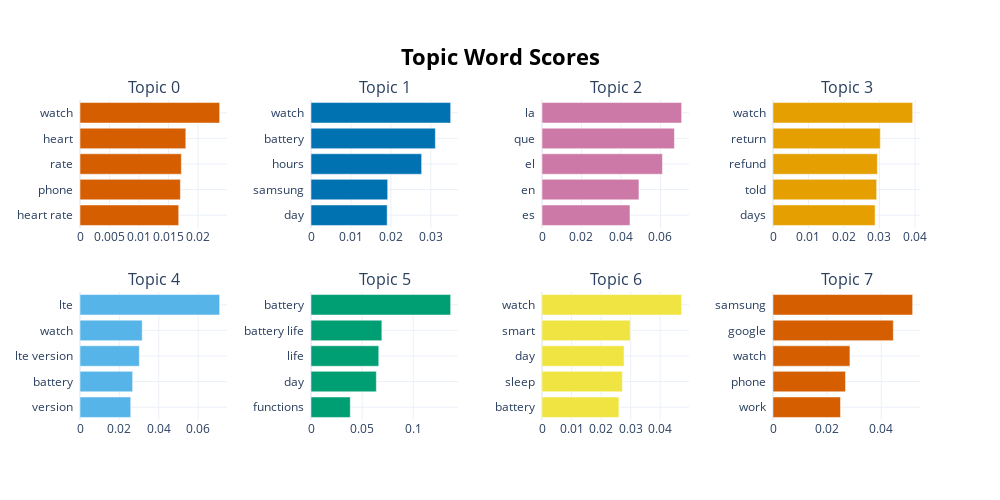

The code cell stored with this chart in its notebook:
### Code cell
model.visualize_barchart()

### Figure 1 — Plotly figure (JSON) as saved in the notebook; plotly's stock layout.template omitted (floating-point values rounded to 4 significant figures)
{"data": [{"marker": {"color": "#D55E00"}, "orientation": "h", "type": "bar", "x": [0.01672, 0.017, 0.01717, 0.01792, 0.02366], "xaxis": "x", "y": ["heart rate  ", "phone  ", "rate  ", "heart  ", "watch  "], "yaxis": "y"}, {"marker": {"color": "#0072B2"}, "orientation": "h", "type": "bar", "x": [0.01907, 0.0192, 0.0277, 0.03114, 0.03496], "xaxis": "x2", "y": ["day  ", "samsung  ", "hours  ", "battery  ", "watch  "], "yaxis": "y2"}, {"marker": {"color": "#CC79A7"}, "orientation": "h", "type": "bar", "x": [0.04456, 0.0491, 0.06102, 0.06707, 0.07073], "xaxis": "x3", "y": ["es  ", "en  ", "el  ", "que  ", "la  "], "yaxis": "y3"}, {"marker": {"color": "#E69F00"}, "orientation": "h", "type": "bar", "x": [0.02876, 0.0292, 0.02941, 0.03023, 0.03934], "xaxis": "x4", "y": ["days  ", "told  ", "refund  ", "return  ", "watch  "], "yaxis": "y4"}, {"marker": {"color": "#56B4E9"}, "orientation": "h", "type": "bar", "x": [0.02575, 0.02672, 0.03012, 0.03158, 0.07089], "xaxis": "x5", "y": ["version  ", "battery  ", "lte version  ", "watch  ", "lte  "], "yaxis": "y5"}, {"marker": {"color": "#009E73"}, "orientation": "h", "type": "bar", "x": [0.03841, 0.06389, 0.06626, 0.06928, 0.1366], "xaxis": "x6", "y": ["functions  ", "day  ", "life  ", "battery life  ", "battery  "], "yaxis": "y6"}, {"marker": {"color": "#F0E442"}, "orientation": "h", "type": "bar", "x": [0.02602, 0.0272, 0.02777, 0.02987, 0.04726], "xaxis": "x7", "y": ["battery  ", "sleep  ", "day  ", "smart  ", "watch  "], "yaxis": "y7"}, {"marker": {"color": "#D55E00"}, "orientation": "h", "type": "bar", "x": [0.02496, 0.02679, 0.02844, 0.04448, 0.05163], "xaxis": "x8", "y": ["work  ", "phone  ", "watch  ", "google  ", "samsung  "], "yaxis": "y8"}], "layout": {"annotations": [{"font": {"size": 16}, "showarrow": false, "text": "Topic 0", "x": 0.0875, "xanchor": "center", "xref": "paper", "y": 1, "yanchor": "bottom", "yref": "paper"}, {"font": {"size": 16}, "showarrow": false, "text": "Topic 1", "x": 0.3625, "xanchor": "center", "xref": "paper", "y": 1, "yanchor": "bottom", "yref": "paper"}, {"font": {"size": 16}, "showarrow": false, "text": "Topic 2", "x": 0.6375, "xanchor": "center", "xref": "paper", "y": 1, "yanchor": "bottom", "yref": "paper"}, {"font": {"size": 16}, "showarrow": false, "text": "Topic 3", "x": 0.9125, "xanchor": "center", "xref": "paper", "y": 1, "yanchor": "bottom", "yref": "paper"}, {"font": {"size": 16}, "showarrow": false, "text": "Topic 4", "x": 0.0875, "xanchor": "center", "xref": "paper", "y": 0.4, "yanchor": "bottom", "yref": "paper"}, {"font": {"size": 16}, "showarrow": false, "text": "Topic 5", "x": 0.3625, "xanchor": "center", "xref": "paper", "y": 0.4, "yanchor": "bottom", "yref": "paper"}, {"font": {"size": 16}, "showarrow": false, "text": "Topic 6", "x": 0.6375, "xanchor": "center", "xref": "paper", "y": 0.4, "yanchor": "bottom", "yref": "paper"}, {"font": {"size": 16}, "showarrow": false, "text": "Topic 7", "x": 0.9125, "xanchor": "center", "xref": "paper", "y": 0.4, "yanchor": "bottom", "yref": "paper"}], "height": 500, "hoverlabel": {"bgcolor": "white", "font": {"family": "Rockwell", "size": 16}}, "showlegend": false, "title": {"font": {"color": "Black", "size": 22}, "text": "<b>Topic Word Scores", "x": 0.5, "xanchor": "center", "yanchor": "top"}, "width": 1000, "xaxis": {"anchor": "y", "domain": [0, 0.175], "showgrid": true}, "xaxis2": {"anchor": "y2", "domain": [0.275, 0.45], "showgrid": true}, "xaxis3": {"anchor": "y3", "domain": [0.55, 0.725], "showgrid": true}, "xaxis4": {"anchor": "y4", "domain": [0.825, 1], "showgrid": true}, "xaxis5": {"anchor": "y5", "domain": [0, 0.175], "showgrid": true}, "xaxis6": {"anchor": "y6", "domain": [0.275, 0.45], "showgrid": true}, "xaxis7": {"anchor": "y7", "domain": [0.55, 0.725], "showgrid": true}, "xaxis8": {"anchor": "y8", "domain": [0.825, 1], "showgrid": true}, "yaxis": {"anchor": "x", "domain": [0.6, 1], "showgrid": true}, "yaxis2": {"anchor": "x2", "domain": [0.6, 1], "showgrid": true}, "yaxis3": {"anchor": "x3", "domain": [0.6, 1], "showgrid": true}, "yaxis4": {"anchor": "x4", "domain": [0.6, 1], "showgrid": true}, "yaxis5": {"anchor": "x5", "domain": [0, 0.4], "showgrid": true}, "yaxis6": {"anchor": "x6", "domain": [0, 0.4], "showgrid": true}, "yaxis7": {"anchor": "x7", "domain": [0, 0.4], "showgrid": true}, "yaxis8": {"anchor": "x8", "domain": [0, 0.4], "showgrid": true}}}
